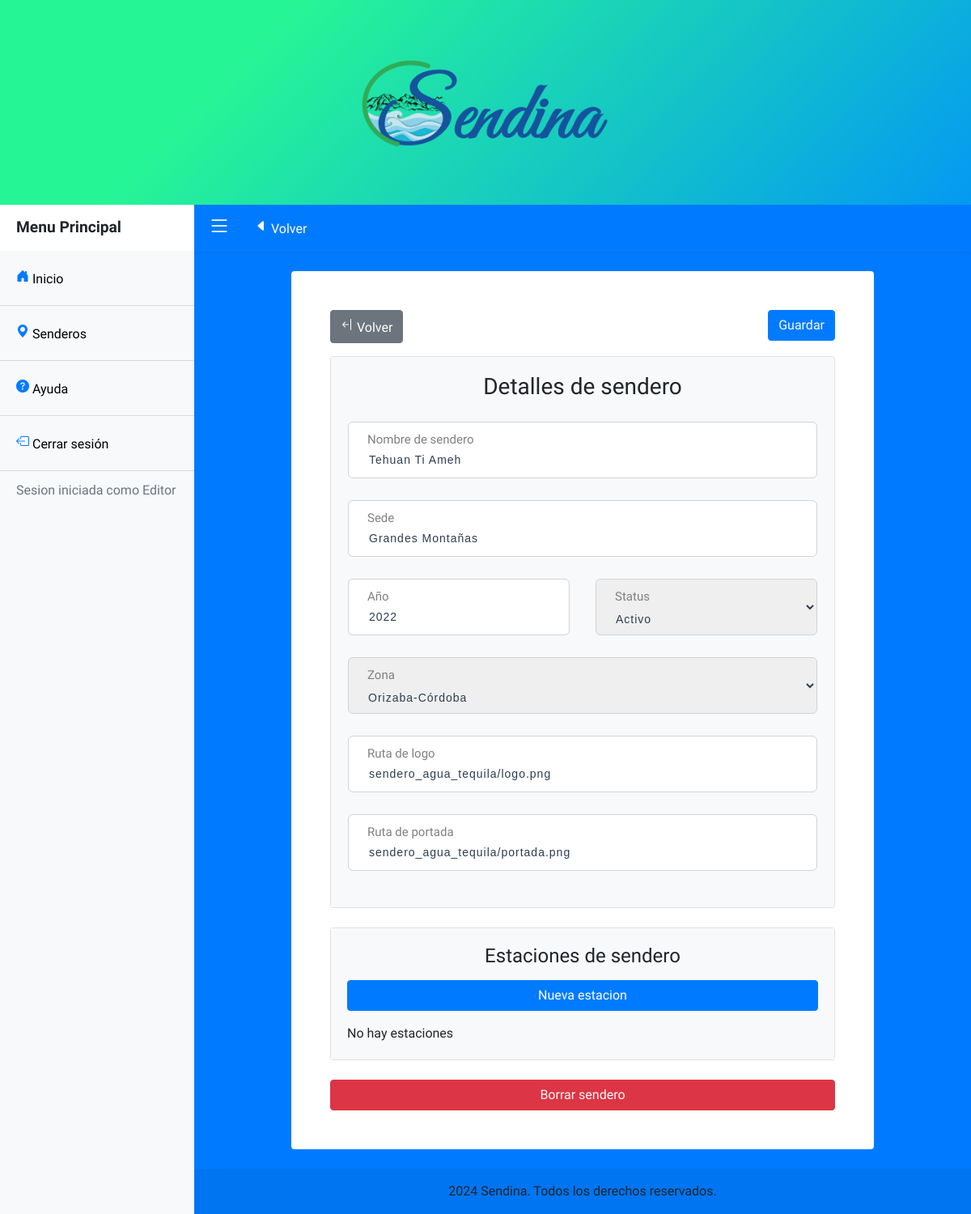
The page /sendero/editar/2 (signed in) on the database its author committed.
### tables this page shows
CREATE TABLE IF NOT EXISTS sendero (
  id_sendero INT NOT NULL AUTO_INCREMENT,
  nombre VARCHAR(50),
  sede VARCHAR(50),
  anio_fundacion INT,
  id_zona INT,
  url_logo VARCHAR(255),
  url_portada VARCHAR(255),
  status BOOLEAN,
  PRIMARY KEY (id_sendero));

CREATE TABLE IF NOT EXISTS zona (
  id_zona INT NOT NULL AUTO_INCREMENT,
  nombre VARCHAR(50) NULL,
  PRIMARY KEY (id_zona));

### librerias/vista.php (called while the page is built, shortened)
<?php
class Vista{
	function mostrar($nombre){
		require 'vistas/' . $nombre . '.php';
	}
}
?>

### controladores/senderoControlador.php (called while the page is built, shortened)
<?php
require_once 'entidades/SenderoBean.php';
require_once 'entidades/ZonaBean.php';
class SenderoControlador extends Controlador{
	function __construct(){
		$this->vista->mensaje = "";
		$this->vista->sendero_lista = [];
		$this->vista->sendero = null;
		$this->vista->zona_lista = [];
		$this->vista->estacion_lista = [];
		$this->modeloEstacion = new EstacionModelo();
	}
	function renderizar($vista = "sendero/index"){
		$this->vista->mostrar($vista);
	}
	function editar($parametros=null){
		$id_sendero = $parametros[0];
		$sendero = $this->modelo->select($id_sendero);
		$zonas = $this->modelo->selectZonas();
		if($id_sendero!=0){
			$estaciones = $this->modeloEstacion->selectBySendero($id_sendero);
			$this->vista->estacion_lista = $estaciones;
		}
		$this->vista->sendero = $sendero;
		$this->vista->zona_lista = $zonas;
		$this->renderizar('sendero/editor');
	}
}
?>

### index.php (called while the page is built, shortened)
<?php
	require_once 'librerias/conexionDB.php';
	require_once 'librerias/controlador.php';
	require_once 'librerias/vista.php';
	require_once 'librerias/modelo.php';
	$app = new App();
?>

### entidades/senderoBean.php (called while the page is built, shortened)
<?php
class SenderoBean {
    private $id_sendero;
    private $nombre;
    private $sede;
    private $year;
    private $id_zona;
    private $url_logo;
	private $url_portada;
	private $status;
    public function __construct(
            $id_sendero = null,
            $nombre = null,
            $sede = null,
            $year = null,
            $id_zona = null,
			$nombre_zona = null,
            $url_logo = null,
			$url_portada = null,
			$status = null,
			$num_estaciones = null
        ) {
        $this->id_sendero = $id_sendero;
        $this->nombre = $nombre;
        $this->sede = $sede;
        $this->year = $year;
        $this->id_zona = $id_zona;
        $this->url_logo = $url_logo;
		$this->url_portada = $url_portada;
		$this->status = $status;
    }
    public function get_id_sendero() {
        return $this->id_sendero;
    }
    public function get_nombre() {
        return $this->nombre;
    }
    public function get_sede() {
        return $this->sede;
    }
    public function get_year() {
        return $this->year;
    }
    public function get_id_zona() {
        return $this->id_zona;
    }
    public function get_url_logo() {
        return $this->url_logo;
    }
    public function get_url_portada() {
        return $this->url_portada;
    }
    public function get_status() {
        return $this->status;
    }
}
?>

### librerias/modelo.php (called while the page is built)
<?php
class Modelo{
	function __construct(){
		$this->conexion = new ConexionDB();
	}
}
?>

### librerias/conexionDB.php (called while the page is built)
<?php
class ConexionDB{
	private $host;
	private $db;
	private $user;
	private $password;
	private $charset;
	private $pdo;
	public function __construct() {
		$this->host = constant ('HOST');
		$this->db = constant('DB');
		$this->user = constant ('USER');
		$this->password = constant ('PASSWORD');
		$this->charset = constant ('CHARSET');
	}
    function connect(){
		if ($this->pdo == null) {
			try{
				$connection = "mysql:host=" . $this->host . ";dbname=" . $this->db . ";charset=" . $this->charset;
				$options = [
					PDO::ATTR_ERRMODE            => PDO::ERRMODE_EXCEPTION,
					PDO::ATTR_EMULATE_PREPARES   => false,
				];
				$this->pdo = new PDO($connection, $this->user, $this->password, $options);
			}catch(PDOException $e){
				print_r('Error connection: ' . $e->getMessage());
			}
		}
		return $this->pdo;
    }
}
?>

### modelos/senderoModelo.php (called while the page is built, shortened)
<?php
class SenderoModelo extends Modelo{
	public function select($id_sendero){
		$sql = 'SELECT sendero.id_sendero, sendero.nombre, sendero.sede, sendero.anio_fundacion, sendero.id_zona, zona.nombre as nombre_zona, sendero.url_logo, sendero.url_portada, sendero.status
			FROM  zona JOIN zona_sendero ON zona.id_zona = zona_sendero.id_zona JOIN sendero ON zona_sendero.id_sendero = sendero.id_sendero where sendero.id_sendero = :id_sendero;';
		$query = $this->conexion->connect()->prepare($sql);
		try{
			$query->execute(['id_sendero'=>$id_sendero]);
			$row = $query->fetch();
			if ($row) {
				$sendero = new SenderoBean(
					$id_sendero,
					$row['nombre'],
					$row['sede'],
					$row['anio_fundacion'],
					$row['id_zona'],
					$row['nombre_zona'],
					$row['url_logo'],
					$row['url_portada'],
					$row['status'],
					null
				);
				return $sendero;
			} else {
				return null;
			}
		}
		catch(PDOException $e){
			return null;
		}
	}
	public function selectZonas(){
		$lista = [];
		$sql = 'SELECT * from zona;';
		try{
			$query = $this->conexion->connect()->query($sql);
			while($row = $query->fetch()) {
				$zona = new ZonaBean(
					$row['id_zona'],
					$row['nombre']
				);
				array_push($lista, $zona);
			}
			return $lista;
		}
		catch(PDOException $e) {
			return [];
		}
	}
}
?>

### entidades/ZonaBean.php (called while the page is built, shortened)
<?php
class zonaBean{
	private $id_zona;
	private $nombre;
	public function __construct(
			$id_zona = null,
			$nombre = null
		) {
		$this->id_zona = $id_zona;
		$this->nombre = $nombre;
	}
    public function get_id_zona() {
        return $this->id_zona;
    }
    public function get_nombre() {
        return $this->nombre;
    }
}
?>

### librerias/controlador.php (called while the page is built, shortened)
<?php
class Controlador{
	function cargarModelo($modelo){
		$url = 'modelos/'.$modelo.'Modelo.php';
		if(file_exists($url)){
			$this->modelo = new $modeloName();
		}
	}
}
?>

### vistas/sendero/editor.php (the view, shortened to what this page needs)
<!DOCTYPE html>
<html lang="en">
<head>
</head>
<body class="bg-primary">
	<?php  require 'vistas/header.php' ?>
	<div class="d-flex" id="wrapper">
		<?php  require 'vistas/sidebar.php' ?>
		<div class="container-fluid p-0">
			<?php  require 'vistas/navbar.php' ?>
			<div class="container w-md-75 bg-white p-5 mt-4 mb-4 border-0 rounded">
			<form action="<?php echo constant('URL') ?>sendero/guardar" method="post" id="senderoForm">
				<a class="btn btn-secondary mb-3" href="<?php echo constant('URL') ?>sendero/lista"> <i class="bi bi-arrow-bar-left"></i> Volver </a>
				<button class="btn btn-primary text-light mb-3 float-right" type="submit">Guardar</button>
				<div class="card mb-4">
					<?php
						$id_sendero = 0;
						$nombre = '';
						$sede = '';
						$year = '';
						$id_zona = 0;
						$url_logo = '';
						$url_portada = '';
						$status = 1;
						if($this->sendero !== null){
							$id_sendero = $this->sendero->get_id_sendero();
							$nombre = $this->sendero->get_nombre();
							$sede = $this->sendero->get_sede();
							$year = $this->sendero->get_year();
							$id_zona = $this->sendero->get_id_zona();
							$url_logo = $this->sendero->get_url_logo();
							$url_portada = $this->sendero->get_url_portada();
							$status = $this->sendero->get_status();
						}
					?>
					<div class="card-body form-card bg-light">
						<h3 class="mt-0 mb-4 text-center">Detalles de sendero</h3>
						<div class="row">
							<div class="col">
								<div class="input-group">
									<input type="text" name="nombre" placeholder="Sendero interpretativo" value="<?php echo $nombre ?>" maxlength="50" required>
									<label>Nombre de sendero</label>
								</div>
							</div>
						</div>
						<div class="row">
							<div class="col-12">
								<div class="input-group">
									<input type="text" name="sede" placeholder="Lugar donde se encuentra" value="<?php echo $sede ?>" maxlength="50" required>
									<label>Sede</label>
								</div>
							</div>
						</div>
						<div class="row">
							<div class="col-12 col-sm-6">
								<div class="input-group">
									<input type="number" name="year" placeholder="2024" value="<?php echo $year?>" required>
									<label>Año</label>
								</div>
							</div>
							<div class="col-12 col-sm-6">
								<div class="input-group">
									<select id="status" name="status">
										<option value="1" <?= $status == 1 ? 'selected' : '' ?>>Activo</option>
									</select>
									<label>Status</label>
								</div>
							</div>
						</div>
						<div class="row">
							<div class="col-12 ">
								<div class="input-group">
									<select id="id_zona" name="id_zona">
										<?php foreach ($this->zona_lista as $z): ?>
											<option value="<?= $z->get_id_zona() ?>" <?= $z->get_id_zona() == $id_zona ? 'selected' : '' ?>>
												<?php echo $z->get_nombre(); ?>
											</option>
										<?php endforeach; ?>
									</select>
									<label>Zona</label>
								</div>
							</div>
						</div>
						<div class="row">
							<div class="col-12">
								<div class="input-group">
									<input type="text" name="url_logo" placeholder="/public/imgs/logo.jpg" value="<?php echo $url_logo ?>" maxlength="255" required>
									<label>Ruta de logo</label>
								</div>
							</div>
						</div>
						<div class="row">
							<div class="col-12">
								<div class="input-group">
									<input type="text" name="url_portada" placeholder="/public/imgs/portada.jpg" value="<?php echo $url_portada ?>" maxlength="255" required>
									<label>Ruta de portada</label>
								</div>
							</div>
						</div>
					</div>
				</div>
				</form>
				<?php if($id_sendero != 0){ ?>
				<div class="card mb-4">
					<div class="card-body form-card bg-light">
						<h4 class=" mb-3 text-center"> Estaciones de sendero </h4>
						<a  class="btn btn-block btn-primary ml-auto mb-3" href="<?php echo constant('URL').'estacion/editar/0/'.(sizeof($this->estacion_lista)+1)?>"> Nueva estacion </a>
						<?php
						if(sizeof($this->estacion_lista) > 0){
							foreach ($this->estacion_lista as $estacion):
						?>
						<ul class="list-group list-group-flush p-2">
							<li class="list-group-item border">
								<div>
									<?php echo $estacion->get_numero(); ?>: <?php echo $estacion->get_nombre(); ?>
									<a class="btn btn-secondary float-right" href="<?php echo constant('URL').'estacion/editar/'.$estacion->get_id_estacion().'/'.$estacion->get_numero(); ?>"> Editar </a>
								</div>
							</li>
						</ul>
						<?php
							endforeach;
						}
						else{
							echo "No hay estaciones";
						}
						?>
					</div>
				</div>
				<?php } ?>
				<?php if($this->sendero !== null){ ?>
					<button type="button" class="btn-block btn btn-danger text-light" data-toggle="modal" data-target="#exampleModal">
					Borrar sendero
					</button>
				<?php } ?>
			</div>
			<?php  require 'vistas/footer.php' ?>
		</div>
	</div>
</body>
</html>

### public/css/custom.css (style rules this page uses)
* { margin: 0;padding: 0 }
body { overflow-x: hidden; }
.bi { vertical-align: text-bottom; width: 1em; height: 1em; }
@media (min-width: 768px) { .w-md-75 { width: 75% !important; } }
.form-card input, .form-card textarea, .form-card select { padding: 10px 15px 5px 15px; border: none; border: 1px solid lightgrey; border-radius: 6px; margin-bottom: 25px; margin-top: 2px; width: 100%; box-sizing: border-box; font-family: arial; color: #2C3E50; font-size: 14px; letter-spacing: 1px }
.input-group { position:relative; width:100%; overflow:hidden }
.input-group input { position:relative; height:70px; margin-left: 1px; margin-right: 1px; border-radius:6px; padding-top: 30px; padding-left: 25px }
.input-group select { position:relative; height:70px; margin-left: 1px; margin-right: 1px; border-radius:6px; padding-top: 35px; padding-left: 20px }
.input-group label { position:absolute; height: 24px; background: none; border-radius: 6px; line-height: 48px; font-size: 15px; color: gray; width:100%; font-weight:100; padding-left: 25px }

### vistas/header.php (style rules this page uses)
body, h1, h2, h3, h4, h5, h6 { font-family: "Varela Round", sans-serif; }

### rows shown on the page
sendero: nombre "Tehuan Ti Ameh", sede "Grandes Montañas", year "2022", status "Activo", id_zona "Orizaba-Córdoba", url_logo "sendero_agua_tequila/logo.png", url_portada "sendero_agua_tequila/portada.png"

### other values the page prints
$_SESSION['user_rol'] "Editor"
